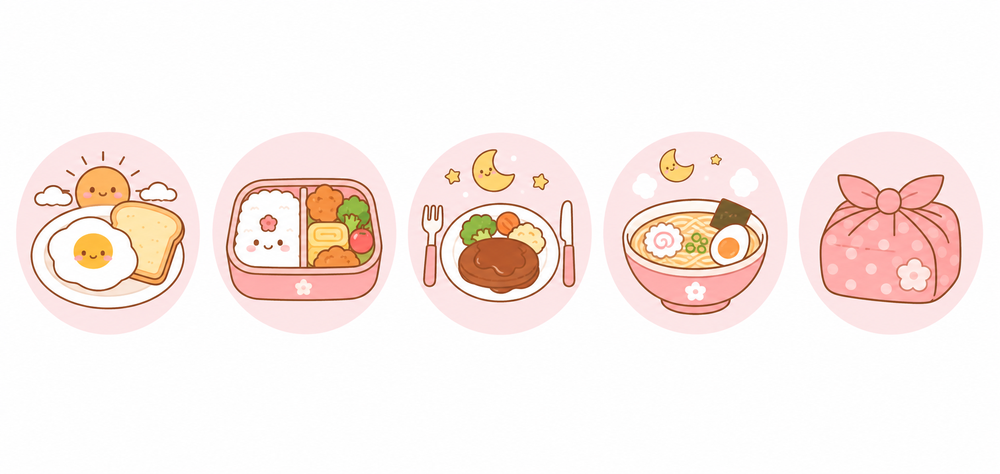
#> input picture 场景分类图标.png, 1000 x 474 px, shrunk from 1821 x 864 before the run
$ python split_icons_precise.py
#> lines starting #> are read from the running program, lines starting #| are printed output that depends on the picture
from PIL import Image
import os

def split_scene_icons():
    """切分场景分类图标.png - 5个图标水平排列"""
    img = Image.open("场景分类图标.png")
#> img is the input picture: PIL image 1000x474 RGB; mean R, G, B 249.8, 238.5, 234.5
    width, height = img.size
#> width = 1000; height = 474
    print(f"场景分类图标.png 尺寸: {width}x{height}")
#| 场景分类图标.png 尺寸: 1000x474

    # 创建输出目录
    output_dir = "场景分类图标_split"
    os.makedirs(output_dir, exist_ok=True)

    # 5个图标水平排列，每个图标是圆形，需要确定每个图标的中心和半径
    # 根据图片观察，图标大致均匀分布
    icon_count = 5
    icon_width = width // icon_count
#> icon_width = 200

    for i in range(icon_count):
        # 计算每个图标的区域（留一些边距）
        left = i * icon_width + 20
        upper = 50
        right = (i + 1) * icon_width - 20
        lower = height - 50

        # 裁剪图标
        icon = img.crop((left, upper, right, lower))

        # 保存图标
        icon_name = f"scene_{i+1}.png"
        icon_path = os.path.join(output_dir, icon_name)
        icon.save(icon_path)
        print(f"已保存: {icon_path}")

def split_method_icons():
    """切分做法分类图标.png - 8个图标，2行4列"""
    img = Image.open("做法分类图标.png")
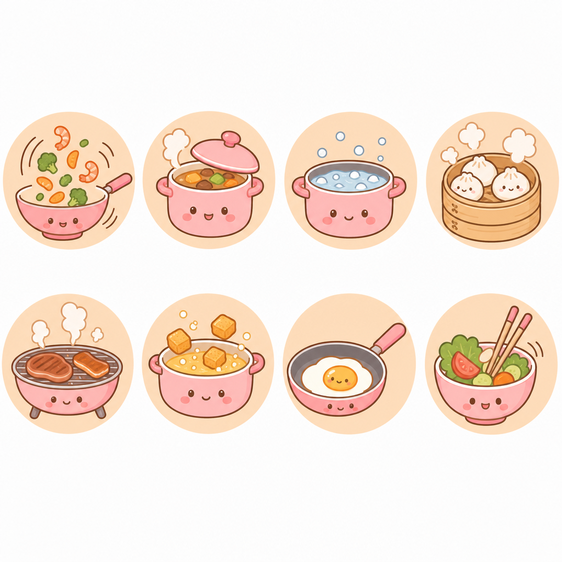
#> input picture 做法分类图标.png, 562 x 562 px, shrunk from 1024 x 1024 before the run
#> img is the input picture: PIL image 562x562 RGB; mean R, G, B 246.3, 230.4, 219.1
    width, height = img.size
#> width = 562; height = 562
    print(f"\n做法分类图标.png 尺寸: {width}x{height}")
#| 做法分类图标.png 尺寸: 562x562

    # 创建输出目录
    output_dir = "做法分类图标_split"
    os.makedirs(output_dir, exist_ok=True)

    # 2行4列排列
    rows, cols = 2, 4
    icon_width = width // cols
#> icon_width = 140
    icon_height = height // rows
#> icon_height = 281

    for row in range(rows):
        for col in range(cols):
            # 计算每个图标的区域
            left = col * icon_width + 30
            upper = row * icon_height + 30
            right = (col + 1) * icon_width - 30
            lower = (row + 1) * icon_height - 30

            # 裁剪图标
            icon = img.crop((left, upper, right, lower))

            # 保存图标
            icon_name = f"method_{row*cols+col+1}.png"
            icon_path = os.path.join(output_dir, icon_name)
            icon.save(icon_path)
            print(f"已保存: {icon_path}")
#> icon: PIL image 80x221 RGB

def split_cuisine_icons():
    """切分菜系分类图标.png - 6个图标，2行3列"""
    img = Image.open("菜系分类图标.png")
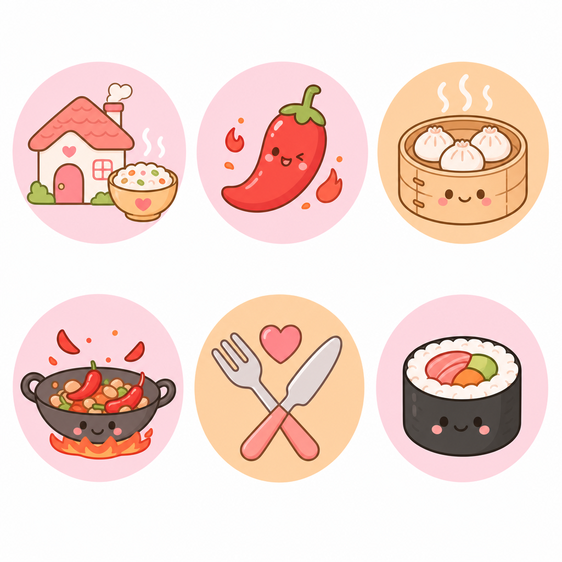
#> input picture 菜系分类图标.png, 562 x 562 px, shrunk from 1024 x 1024 before the run
#> img is the input picture: PIL image 562x562 RGB; mean R, G, B 242.1, 219, 211.8
    width, height = img.size
#> width = 562; height = 562
    print(f"\n菜系分类图标.png 尺寸: {width}x{height}")
#| 菜系分类图标.png 尺寸: 562x562

    # 创建输出目录
    output_dir = "菜系分类图标_split"
    os.makedirs(output_dir, exist_ok=True)

    # 2行3列排列
    rows, cols = 2, 3
    icon_width = width // cols
#> icon_width = 187
    icon_height = height // rows
#> icon_height = 281

    for row in range(rows):
        for col in range(cols):
            # 计算每个图标的区域
            left = col * icon_width + 30
            upper = row * icon_height + 30
            right = (col + 1) * icon_width - 30
            lower = (row + 1) * icon_height - 30

            # 裁剪图标
            icon = img.crop((left, upper, right, lower))

            # 保存图标
            icon_name = f"cuisine_{row*cols+col+1}.png"
            icon_path = os.path.join(output_dir, icon_name)
            icon.save(icon_path)
            print(f"已保存: {icon_path}")
#> this loop made 2 passes
#> pass 1, in split_cuisine_icons, `icon.save(icon_path)`:
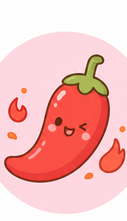
#> saved as cuisine_2.png: PIL image 127x221 RGB; mean R, G, B 244.5, 188.7, 187.1
#> pass 1, in split_cuisine_icons, `icon.save(icon_path)`:
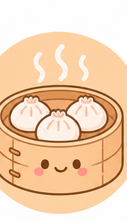
#> saved as cuisine_3.png: PIL image 127x221 RGB; mean R, G, B 242.2, 208.1, 175.8
#> after the loop:
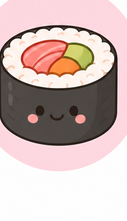
#> icon: PIL image 127x221 RGB; mean R, G, B 203.7, 183.9, 181

def split_function_icons():
    """切分功能图标.png - 15个图标，3行5列"""
    img = Image.open("功能图标.png")
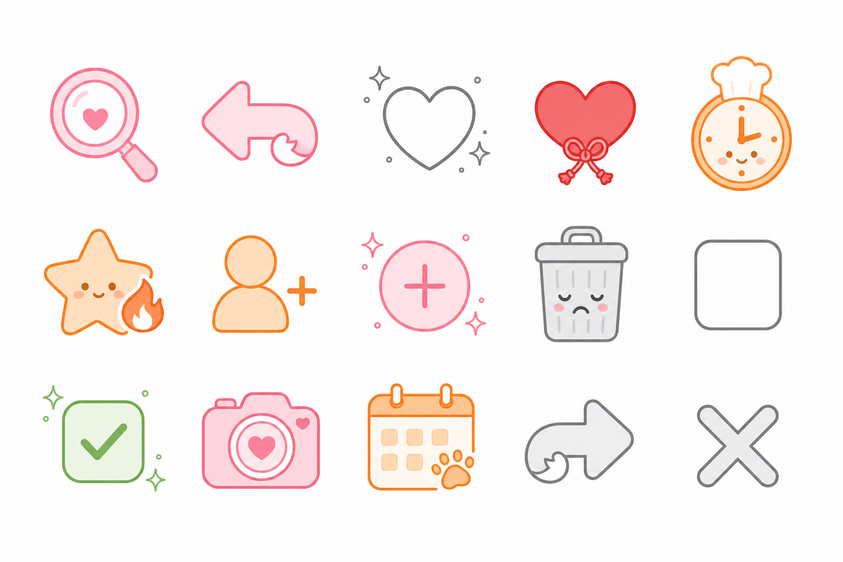
#> input picture 功能图标.png, 843 x 562 px, shrunk from 1536 x 1024 before the run
#> img is the input picture: PIL image 843x562 RGB; mean R, G, B 250.6, 242.3, 239.9
    width, height = img.size
#> width = 843; height = 562
    print(f"\n功能图标.png 尺寸: {width}x{height}")
#| 功能图标.png 尺寸: 843x562

    # 创建输出目录
    output_dir = "功能图标_split"
    os.makedirs(output_dir, exist_ok=True)

    # 3行5列排列
    rows, cols = 3, 5
    icon_width = width // cols
#> icon_width = 168
    icon_height = height // rows
#> icon_height = 187

    for row in range(rows):
        for col in range(cols):
            # 计算每个图标的区域
            left = col * icon_width + 15
            upper = row * icon_height + 15
            right = (col + 1) * icon_width - 15
            lower = (row + 1) * icon_height - 15

            # 裁剪图标
            icon = img.crop((left, upper, right, lower))

            # 保存图标
            icon_name = f"func_{row*cols+col+1}.png"
            icon_path = os.path.join(output_dir, icon_name)
            icon.save(icon_path)
            print(f"已保存: {icon_path}")
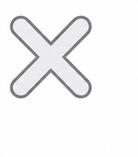
#> icon: PIL image 138x157 RGB; mean R, G, B 244.6, 244.6, 245

if __name__ == "__main__":
    print("开始精确切分图标...")
    split_scene_icons()
    split_method_icons()
    split_cuisine_icons()
    split_function_icons()
    print("\n所有图标切分完成！")
